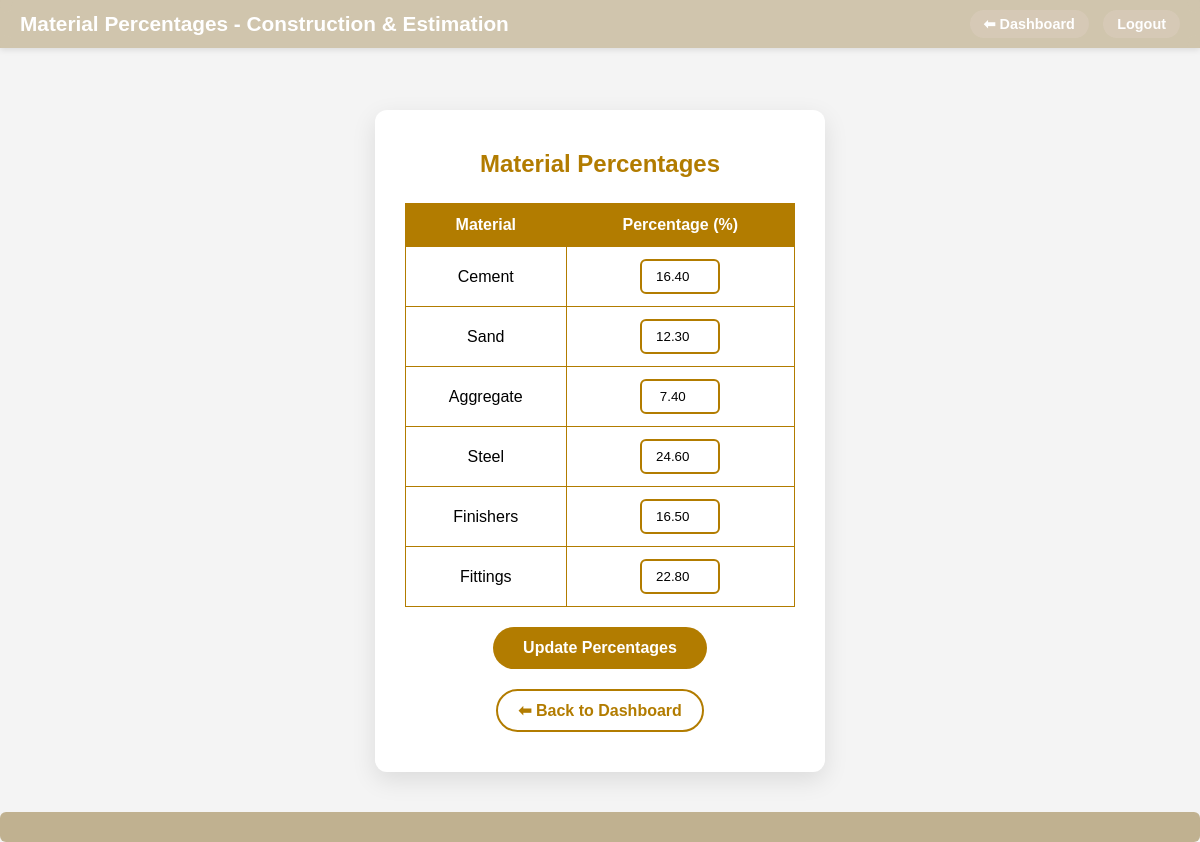
Page /admin/materials.php on the committed database.
### tables this page shows
CREATE TABLE `material_percentages` (
  `id` int(11) NOT NULL,
  `material_name` varchar(50) NOT NULL,
  `percentage` decimal(5,2) NOT NULL
);

### admin/materials.php (the view, shortened to what this page needs)
<?php
$conn = Config::getConnection();
$materials = $conn->query("SELECT * FROM material_percentages")->fetchAll(PDO::FETCH_ASSOC);
?>
<!DOCTYPE html>
<html lang="en">
<head>
</head>
<body>
<div class="navbar">
    <div class="title">Material Percentages - Construction & Estimation</div>
    <div class="nav-links">
        <a href="dashboard.php">⬅ Dashboard</a>
        <a href="logout.php">Logout</a>
    </div>
</div>
<div class="form-container">
    <h2>Material Percentages</h2>
    <form method="post">
        <table>
            <tr><th>Material</th><th>Percentage (%)</th></tr>
            <?php foreach ($materials as $m): ?>
            <tr>
                <td><?= htmlspecialchars($m['material_name']) ?></td>
                <td>
                    <input type="number" step="0.1" name="percentage[<?= $m['id'] ?>]" value="<?= htmlspecialchars($m['percentage']) ?>" required>
                </td>
            </tr>
            <?php endforeach; ?>
        </table>
        <button type="submit">Update Percentages</button>
    </form>
    <a href="dashboard.php" class="back-btn">⬅ Back to Dashboard</a>
</div>
<footer>
</footer>
</body>
</html>

### admin/materials.php (style rules this page uses)
* { margin:0; padding:0; box-sizing:border-box; }
body { font-family: Arial, sans-serif; background: #f4f4f4; padding-top: 70px; }
.navbar { position: fixed; top: 0; width: 100%; background: rgba(172, 150, 103, 0.5); backdrop-filter: blur(6px); display: flex; justify-content: space-between; align-items: center; padding: 12px 20px; z-index: 1000; box-shadow: 0 2px 6px rgba(0,0,0,0.1); }
.navbar .title { font-weight: bold; font-size: 1.3rem; color: #fff; }
.navbar .nav-links a { color: #fff; text-decoration: none; margin-left: 10px; padding: 6px 14px; border-radius: 50px; background: rgba(238, 220, 220, 0.2); transition: 0.3s ease; font-weight: bold; font-size: 0.9rem; }
.form-container { background: #fff; padding: 40px 30px; border-radius: 12px; box-shadow: 0 8px 25px rgba(0,0,0,0.1); text-align: center; width: 450px; margin: 40px auto; }
h2 { color: #b27c00; margin-bottom: 25px; }
table { width: 100%; border-collapse: collapse; margin-bottom: 20px; }
th, td { padding: 12px; border: 1px solid #b27c00; text-align: center; }
th { background: #b27c00; color: #fff; }
input[type="number"] { width: 80px; padding: 8px; border: 2px solid #b27c00; border-radius: 6px; text-align: center; }
button { background: #b27c00; color: white; padding: 12px 30px; font-size: 1rem; font-weight: bold; border: none; border-radius: 50px; cursor: pointer; transition: all 0.3s ease; }
.back-btn { display: inline-block; margin-top: 20px; color: #b27c00; text-decoration: none; font-weight: bold; border: 2px solid #b27c00; padding: 10px 20px; border-radius: 50px; transition: all 0.3s ease; }
footer { text-align: center; padding: 15px; margin-top: 20px; color: #fff; background: rgba(172,150,103,0.7); border-radius: 6px; }

### rows in the picture
material_percentages: material_name "Cement", percentage "16.40"
material_percentages: material_name "Sand", percentage "12.30"
material_percentages: material_name "Aggregate", percentage "7.40"
material_percentages: material_name "Steel", percentage "24.60"
material_percentages: material_name "Finishers", percentage "16.50"
material_percentages: material_name "Fittings", percentage "22.80"
